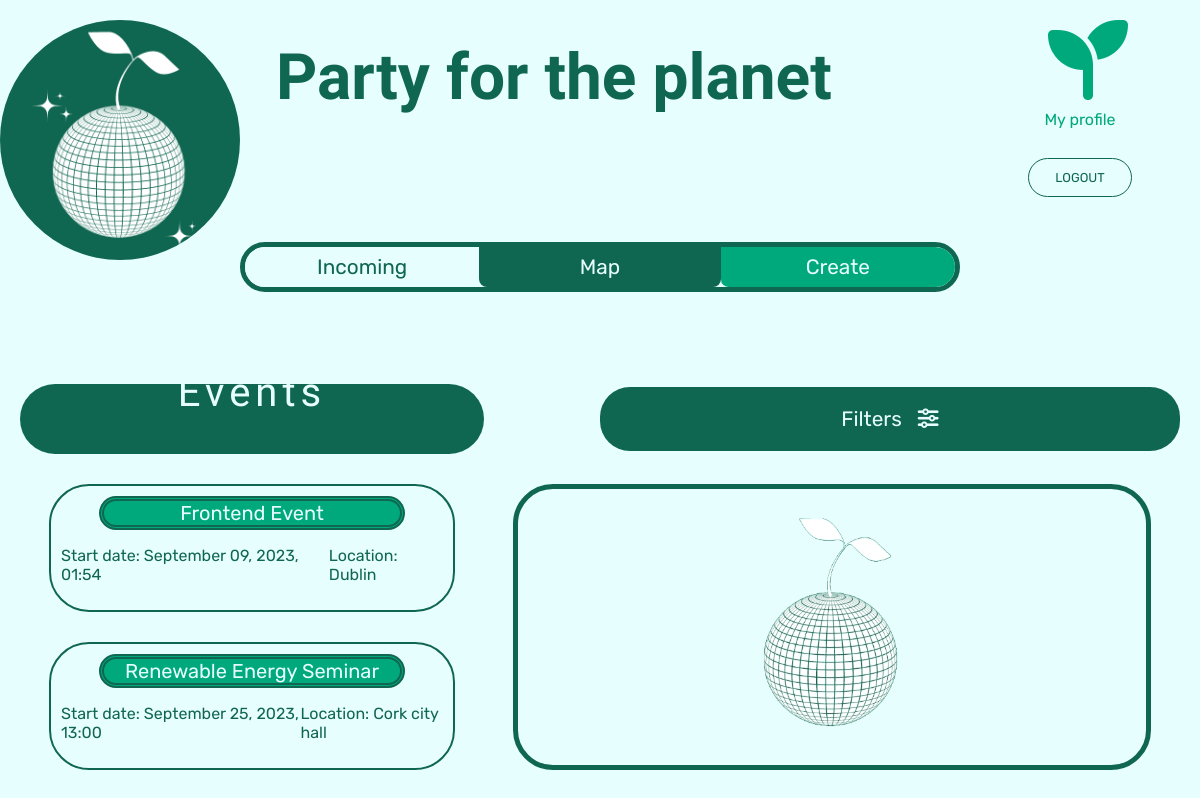
/events/ (signed in), run on the app's committed database.
### ecoevents/models.py (models this page shows)
class Ecoevent(models.Model):
    organizer = models.ForeignKey(User, on_delete=models.CASCADE)
    title = models.CharField(max_length=200)
    description = models.TextField(max_length=500, blank=True, null=True)
    category = models.CharField(max_length=200)
    start_datetime = models.DateTimeField()
    end_datetime = models.DateTimeField()
    location = models.CharField(max_length=200)
    created_on = models.DateTimeField(auto_now_add=True)
    modified_on = models.DateTimeField(auto_now=True)
    class Meta:
        ordering = ['-created_on']
    def __str__(self):
        return self.title

### ecoevents/views.py (the view, shortened to what this page needs)
# urls.py: path("events/", views.events, name="events"),
def events(request):
    now = datetime.datetime.now()
    all_events = Ecoevent.objects.all().filter(start_datetime__gte=now)
    all_categories = []
    for event in all_events:
        all_categories.append(event.category)
    category = request.GET.get("category")
    if category:
        events = all_events.filter(category=category)
    else:
        events = all_events
    context = {
        "events": events,
        "all_categories": all_categories
        }
    return render(request, "events.html", context)

### templates/events.html (shortened to what this page needs)
{% extends "base.html" %}
{% block content %}
{% include 'header.html' %}
<div class="eventsFiltersContainer">
  <div class="eventsSubtitleBackground">
    <h2 class="eventsSubtitle">Events</h2>
  </div>
  <div class="filtermenu">
    <button onclick="filterMenuOpen()" class="dropbtn">Filters<i class="fa-solid fa-sliders"></i></button>
  </div>
</div>
<div class="eventsContainer">
  <div class="leftSide">
    {% if events %}
    <form method="post" action="{% url 'events' %}">
      {% csrf_token %} {% for event in events %}
      <div class="eventContainer eventCard" data-id="{{ event.id }}">
        <div class="eventNameBackground">
          <li class="eventName">{{ event }}</li>
        </div>
        <div class="eventDetails">
          <p class="eventStart">Start date: {{ event.start_datetime|date:"F d, Y, H:i" }}</p>
          <p class="eventLocation">Location: {{event.location}}</p>
        </div>
      </div>
      {% endfor %}
    </form>
  </div>
  <div class="rightSide">
    <div id="placeholder-image">
      <img src="../static/images/p4p-no-background-placeholder.png" alt="Logo" />
    </div>
  </div>
</div>
{% endif %} {%endblock%}

### static/css/style.css (style rules this page uses)
html { scroll-behavior: smooth; }
body { margin: 0; padding: 0; list-style-type: none; box-sizing: border-box; height: 100vh; --main-color: #e7fefe; --secondary-color: #106751; --accent-color: #00a97c; font-family: "Bungee Shade ", cursive; font-family: "Rubik", sans-serif; background: var(--main-color); }
.fa-solid, .fas { font-weight: 900; margin-left: 1rem; }
.eventsFiltersContainer { display: flex; justify-content: space-between; align-items: center; margin: 0 20px; }
* { box-sizing: border-box; }
.filtermenu { width: 50%; }
.dropbtn { background-color: var(--secondary-color);; color: #e7fefe; text-align: center; font-size: 1.3rem; border: none; cursor: pointer; font-family: "Rubik", sans-serif; border-radius: 30px; padding:20px; width: 100%; }
.eventsSubtitleBackground { background-color: var(--secondary-color); border-radius: 40px; width: 40%; height: 70px; text-align: center; }
.eventsFiltersContainer h2 { font-family: "Bungee Shade"; font-size: 2.5rem; font-weight: 500; margin-top: -15px; color: var(--main-color); letter-spacing: 5px; }
.eventsContainer { display: flex; justify-content: space-around; margin: 0 20px; }
.leftSide { width: 35%; font-family: "Rubik"; }
.eventContainer { margin-top: 30px; padding: 10px; border: 2px solid var(--secondary-color); border-radius: 40px; cursor: pointer; list-style-type: none; }
.eventName { background-color: var(--accent-color); border-radius: 40px; width: 80%; margin: 0 auto; border: 5px double var(--secondary-color); color: var(--main-color); text-align: center; font-size: 20px; padding: 0 10px; }
.eventDetails { display: flex; justify-content: space-between; color: var(--secondary-color); }
.rightSide { display: flex; justify-content: center; align-items: center; flex-direction: column; width: 55%; border: 5px solid var(--secondary-color); border-radius: 40px; margin-top: 30px; }
#placeholder-image img { height: 250px; }
.eventLocation { grid-area: lo; text-align: left; }

### data on the page
Ecoevent: title "Frontend Event", start_datetime "September 09, 2023, 01:54", location "Dublin"
Ecoevent: title "Renewable Energy Seminar", start_datetime "September 25, 2023, 13:00", location "Cork city hall"
